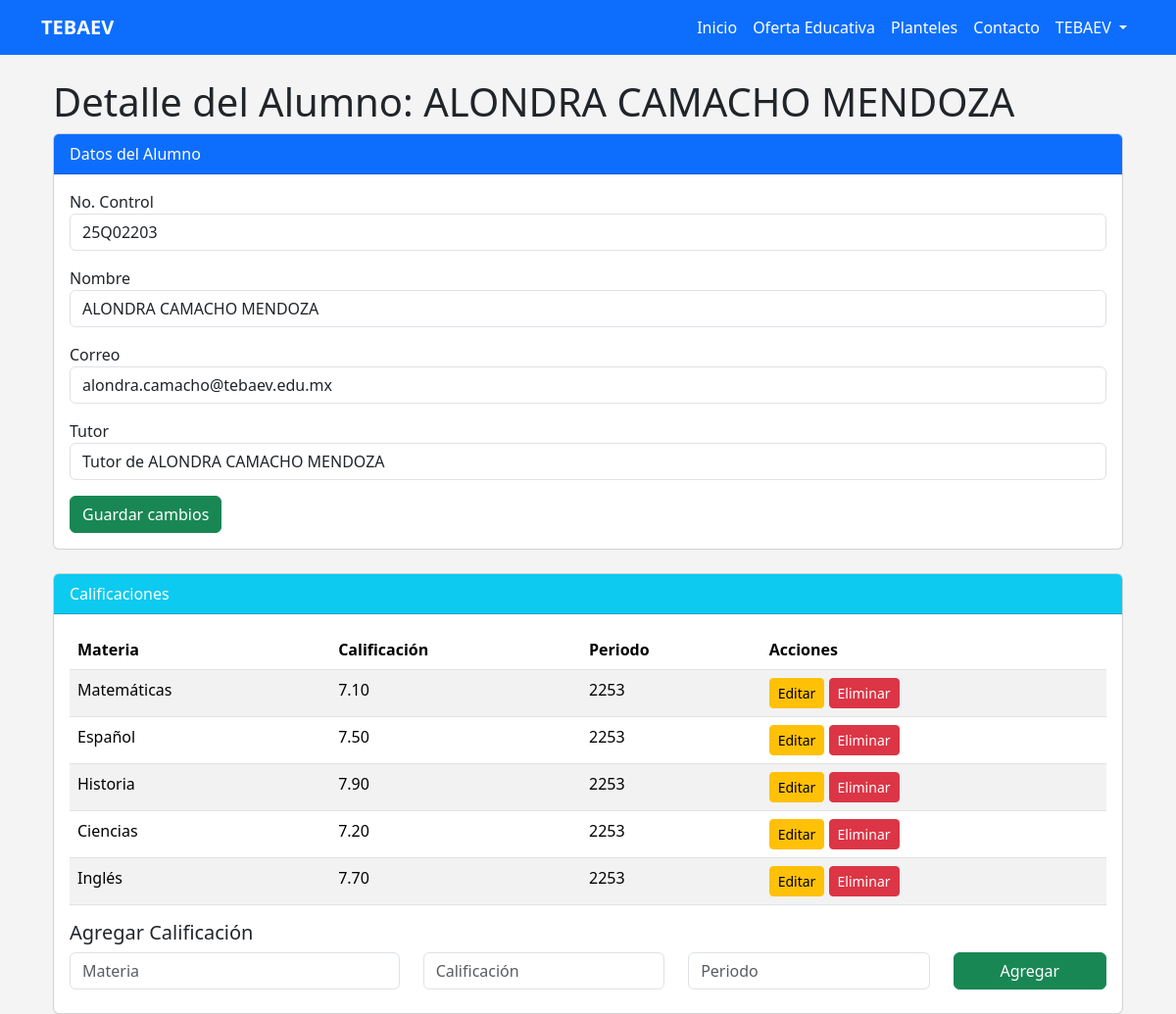
The app's page /docente/alumno/25Q02203/ with its own data.
### inicio/models.py (models this page shows, shortened)
class Alumno(models.Model):
    no_control = models.CharField(max_length=20, unique=True)
    nombre = models.CharField(max_length=200)
    modalidad = models.CharField(max_length=50, blank=True, null=True)
    plan_estudios = models.CharField(max_length=100, default="TEBAEV-2024")
    modulo_especialidad = models.CharField(max_length=50, blank=True, null=True)
    creditos_acumulados = models.DecimalField(max_digits=5, decimal_places=1, default=0.0)
    situacion_vigencia = models.CharField(max_length=50, blank=True, null=True)
    periodo_ingreso = models.CharField(max_length=20, blank=True, null=True)
    periodos_convalidados = models.IntegerField(default=0)
    periodo_actual = models.CharField(max_length=20, blank=True, null=True)
    clave_curp = models.CharField(max_length=20, blank=True, null=True)
    fecha_nacimiento = models.DateField(blank=True, null=True)
    calle = models.CharField(max_length=100, blank=True, null=True)
    numero = models.CharField(max_length=10, blank=True, null=True)
    colonia = models.CharField(max_length=50, blank=True, null=True)
    ciudad = models.CharField(max_length=50, blank=True, null=True)
    cp = models.CharField(max_length=10, blank=True, null=True)
    telefono_domicilio = models.CharField(max_length=20, blank=True, null=True)
    telefono_celular = models.CharField(max_length=20, blank=True, null=True)
    correo = models.EmailField()
    escuela_procedencia = models.CharField(max_length=200, blank=True, null=True)
    tutor = models.CharField(max_length=200, blank=True, null=True)
    contraseña = models.CharField(max_length=50, null=True, blank=True)
    avatar = models.ImageField(upload_to='avatars/', null=True, blank=True)

class Calificacion(models.Model):
    alumno = models.ForeignKey(Alumno, on_delete=models.CASCADE, related_name="calificaciones")
    materia = models.CharField(max_length=100)
    calificacion = models.DecimalField(max_digits=5, decimal_places=2)
    periodo = models.CharField(max_length=20)

### inicio/views.py (the view)
# urls.py: path('docente/alumno/<str:no_control>/', views.detalle_alumno_docente, name='detalle_alumno_docente'),
def detalle_alumno_docente(request, no_control):
    alumno = Alumno.objects.get(no_control=no_control)
    calificaciones = alumno.calificaciones.all()
    return render(request, "detalle_alumno_docente.html", {
        "alumno": alumno,
        "calificaciones": calificaciones
    })

### templates/detalle_alumno_docente.html (shortened to what this page needs)
{% extends "base.html" %}
{% block content %}
<div class="container mt-4">
    <h1>Detalle del Alumno: {{ alumno.nombre }}</h1>
    <div class="card mb-4">
        <div class="card-header bg-primary text-white">Datos del Alumno</div>
        <div class="card-body">
            <form method="POST">
                <div class="mb-3">
                    <label>No. Control</label>
                    <input type="text" class="form-control" name="no_control" value="{{ alumno.no_control }}" required>
                </div>
                <div class="mb-3">
                    <label>Nombre</label>
                    <input type="text" class="form-control" name="nombre" value="{{ alumno.nombre }}" required>
                </div>
                <div class="mb-3">
                    <label>Correo</label>
                    <input type="email" class="form-control" name="correo" value="{{ alumno.correo }}" required>
                </div>
                <div class="mb-3">
                    <label>Tutor</label>
                    <input type="text" class="form-control" name="tutor" value="{{ alumno.tutor }}">
                </div>
                <button type="submit" class="btn btn-success">Guardar cambios</button>
            </form>
        </div>
    </div>
    <div class="card">
        <div class="card-header bg-info text-white">Calificaciones</div>
        <div class="card-body">
            <table class="table table-striped">
                <thead>
                    <tr>
                        <th>Materia</th>
                        <th>Calificación</th>
                        <th>Periodo</th>
                        <th>Acciones</th>
                    </tr>
                </thead>
                <tbody>
                    {% for cal in calificaciones %}
                    <tr>
                        <td>{{ cal.materia }}</td>
                        <td>{{ cal.calificacion }}</td>
                        <td>{{ cal.periodo }}</td>
                        <td>
                            <a href="{% url 'editar_calificacion' cal.id %}" class="btn btn-sm btn-warning">Editar</a>
                            <a href="{% url 'eliminar_calificacion' cal.id %}"
                               class="btn btn-sm btn-danger"
                               onclick="return confirm('¿Seguro que deseas eliminar esta calificación?');">
                                Eliminar
                            </a>
                        </td>
                    </tr>
                    {% endfor %}
                </tbody>
            </table>
            <h5>Agregar Calificación</h5>
            <form method="POST" action="{% url 'agregar_calificacion' alumno.no_control %}">
                <div class="row">
                    <div class="col-md-4 mb-2">
                        <input type="text" class="form-control" name="materia" placeholder="Materia" required>
                    </div>
                    <div class="col-md-3 mb-2">
                        <input type="number" step="0.01" class="form-control" name="calificacion" placeholder="Calificación" required>
                    </div>
                    <div class="col-md-3 mb-2">
                        <input type="text" class="form-control" name="periodo" placeholder="Periodo" required>
                    </div>
                    <div class="col-md-2 mb-2">
                        <button class="btn btn-success w-100">Agregar</button>
                    </div>
                </div>
            </form>
        </div>
    </div>
</div>
{% endblock %}

### estilos.css (style rules this page uses)
body { background: #f4f4f4; }

### records on screen
Alumno: nombre "ALONDRA CAMACHO MENDOZA", no_control "25Q02203", correo "alondra.camacho@tebaev.edu.mx", tutor "Tutor de ALONDRA CAMACHO MENDOZA"
Calificacion: materia "Matemáticas", calificacion "7.10", periodo "2253"
Calificacion: materia "Español", calificacion "7.50", periodo "2253"
Calificacion: materia "Historia", calificacion "7.90", periodo "2253"
Calificacion: materia "Ciencias", calificacion "7.20", periodo "2253"
Calificacion: materia "Inglés", calificacion "7.70", periodo "2253"
